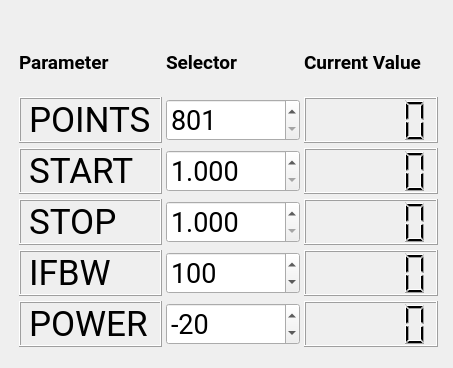
<?xml version="1.0" encoding="UTF-8"?>
<ui version="4.0">
 <class>SetParams</class>
 <widget class="QWidget" name="SetParams">
  <property name="geometry">
   <rect>
    <x>0</x>
    <y>0</y>
    <width>453</width>
    <height>368</height>
   </rect>
  </property>
  <property name="windowTitle">
   <string>SetParams</string>
  </property>
  <widget class="QWidget" name="gridLayoutWidget">
   <property name="geometry">
    <rect>
     <x>10</x>
     <y>20</y>
     <width>440</width>
     <height>339</height>
    </rect>
   </property>
   <layout class="QGridLayout" name="gridLayout">
    <property name="sizeConstraint">
     <enum>QLayout::SetDefaultConstraint</enum>
    </property>
    <property name="leftMargin">
     <number>9</number>
    </property>
    <property name="topMargin">
     <number>12</number>
    </property>
    <property name="rightMargin">
     <number>12</number>
    </property>
    <property name="bottomMargin">
     <number>12</number>
    </property>
    <property name="horizontalSpacing">
     <number>4</number>
    </property>
    <property name="verticalSpacing">
     <number>5</number>
    </property>
    <item row="4" column="2">
     <widget class="QLCDNumber" name="lcdNumber_4"/>
    </item>
    <item row="0" column="1">
     <widget class="QLabel" name="label_6">
      <property name="font">
       <font>
        <family>Roboto</family>
        <pointsize>14</pointsize>
        <weight>75</weight>
        <bold>true</bold>
       </font>
      </property>
      <property name="text">
       <string>Selector</string>
      </property>
     </widget>
    </item>
    <item row="0" column="0">
     <widget class="QLabel" name="label_4">
      <property name="font">
       <font>
        <family>Roboto</family>
        <pointsize>14</pointsize>
        <weight>75</weight>
        <bold>true</bold>
       </font>
      </property>
      <property name="text">
       <string>Parameter</string>
      </property>
     </widget>
    </item>
    <item row="5" column="2">
     <widget class="QLCDNumber" name="lcdNumber_5"/>
    </item>
    <item row="0" column="2">
     <widget class="QLabel" name="label_5">
      <property name="font">
       <font>
        <family>Roboto</family>
        <pointsize>14</pointsize>
        <weight>75</weight>
        <bold>true</bold>
       </font>
      </property>
      <property name="contextMenuPolicy">
       <enum>Qt::DefaultContextMenu</enum>
      </property>
      <property name="text">
       <string>Current Value</string>
      </property>
     </widget>
    </item>
    <item row="2" column="0">
     <widget class="QLabel" name="label_9">
      <property name="font">
       <font>
        <family>Roboto</family>
        <pointsize>26</pointsize>
        <weight>50</weight>
        <bold>false</bold>
       </font>
      </property>
      <property name="frameShape">
       <enum>QFrame::Box</enum>
      </property>
      <property name="frameShadow">
       <enum>QFrame::Raised</enum>
      </property>
      <property name="text">
       <string>START </string>
      </property>
     </widget>
    </item>
    <item row="1" column="0">
     <widget class="QLabel" name="label_1">
      <property name="font">
       <font>
        <family>Roboto</family>
        <pointsize>26</pointsize>
        <weight>50</weight>
        <bold>false</bold>
       </font>
      </property>
      <property name="frameShape">
       <enum>QFrame::Box</enum>
      </property>
      <property name="frameShadow">
       <enum>QFrame::Raised</enum>
      </property>
      <property name="text">
       <string>POINTS</string>
      </property>
     </widget>
    </item>
    <item row="1" column="2">
     <widget class="QLCDNumber" name="lcdNumber_1"/>
    </item>
    <item row="2" column="2">
     <widget class="QLCDNumber" name="lcdNumber_3"/>
    </item>
    <item row="3" column="2">
     <widget class="QLCDNumber" name="lcdNumber_2"/>
    </item>
    <item row="2" column="1">
     <widget class="QDoubleSpinBox" name="doubleSpinBox_5">
      <property name="font">
       <font>
        <family>Roboto</family>
        <pointsize>20</pointsize>
       </font>
      </property>
      <property name="decimals">
       <number>3</number>
      </property>
      <property name="minimum">
       <double>1.000000000000000</double>
      </property>
      <property name="maximum">
       <double>6.000000000000000</double>
      </property>
      <property name="singleStep">
       <double>0.001000000000000</double>
      </property>
     </widget>
    </item>
    <item row="1" column="1">
     <widget class="QSpinBox" name="spinBox">
      <property name="font">
       <font>
        <family>Roboto</family>
        <pointsize>20</pointsize>
        <weight>50</weight>
        <bold>false</bold>
       </font>
      </property>
      <property name="minimum">
       <number>801</number>
      </property>
      <property name="maximum">
       <number>1601</number>
      </property>
     </widget>
    </item>
    <item row="3" column="0">
     <widget class="QLabel" name="label_12">
      <property name="font">
       <font>
        <family>Roboto</family>
        <pointsize>26</pointsize>
        <weight>50</weight>
        <bold>false</bold>
       </font>
      </property>
      <property name="frameShape">
       <enum>QFrame::Box</enum>
      </property>
      <property name="frameShadow">
       <enum>QFrame::Raised</enum>
      </property>
      <property name="text">
       <string>STOP</string>
      </property>
     </widget>
    </item>
    <item row="4" column="0">
     <widget class="QLabel" name="label_11">
      <property name="font">
       <font>
        <family>Roboto</family>
        <pointsize>26</pointsize>
        <weight>50</weight>
        <bold>false</bold>
       </font>
      </property>
      <property name="frameShape">
       <enum>QFrame::Box</enum>
      </property>
      <property name="frameShadow">
       <enum>QFrame::Raised</enum>
      </property>
      <property name="text">
       <string>IFBW</string>
      </property>
     </widget>
    </item>
    <item row="5" column="0">
     <widget class="QLabel" name="label_10">
      <property name="font">
       <font>
        <family>Roboto</family>
        <pointsize>26</pointsize>
        <weight>50</weight>
        <bold>false</bold>
       </font>
      </property>
      <property name="frameShape">
       <enum>QFrame::Box</enum>
      </property>
      <property name="frameShadow">
       <enum>QFrame::Raised</enum>
      </property>
      <property name="text">
       <string>POWER</string>
      </property>
     </widget>
    </item>
    <item row="3" column="1">
     <widget class="QDoubleSpinBox" name="doubleSpinBox_8">
      <property name="font">
       <font>
        <family>Roboto</family>
        <pointsize>20</pointsize>
       </font>
      </property>
      <property name="decimals">
       <number>3</number>
      </property>
      <property name="minimum">
       <double>1.000000000000000</double>
      </property>
      <property name="maximum">
       <double>6.000000000000000</double>
      </property>
      <property name="singleStep">
       <double>0.001000000000000</double>
      </property>
     </widget>
    </item>
    <item row="4" column="1">
     <widget class="QSpinBox" name="spinBox_2">
      <property name="font">
       <font>
        <family>Roboto</family>
        <pointsize>20</pointsize>
        <weight>50</weight>
        <bold>false</bold>
       </font>
      </property>
      <property name="minimum">
       <number>1</number>
      </property>
      <property name="maximum">
       <number>1000</number>
      </property>
      <property name="value">
       <number>100</number>
      </property>
     </widget>
    </item>
    <item row="5" column="1">
     <widget class="QSpinBox" name="spinBox_3">
      <property name="font">
       <font>
        <family>Roboto</family>
        <pointsize>20</pointsize>
        <weight>50</weight>
        <bold>false</bold>
       </font>
      </property>
      <property name="minimum">
       <number>-40</number>
      </property>
      <property name="maximum">
       <number>25</number>
      </property>
      <property name="singleStep">
       <number>5</number>
      </property>
      <property name="value">
       <number>-20</number>
      </property>
     </widget>
    </item>
   </layout>
  </widget>
 </widget>
 <resources/>
 <connections/>
</ui>
